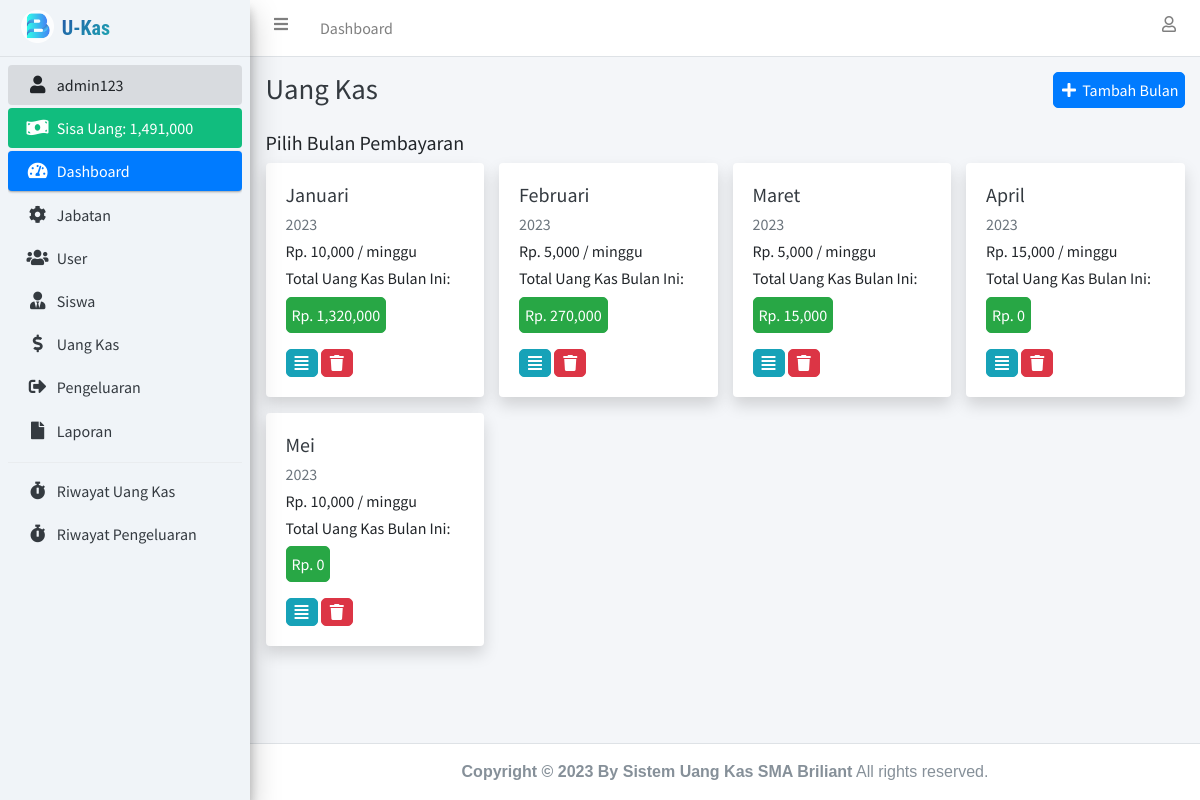
/uang_kas.php (signed in), run on the app's committed database.
### tables this page shows
CREATE TABLE `user` (
  `id_user` int(11) NOT NULL,
  `nama_lengkap` varchar(100) NOT NULL,
  `username` varchar(100) NOT NULL,
  `password` varchar(255) NOT NULL,
  `id_jabatan` int(11) NOT NULL,
  `jenis_kelamin` enum('laki-laki','perempuan') NOT NULL,
  `no_hp` varchar(15) NOT NULL,
  `asal` varchar(150) NOT NULL,
  `photo` longblob NOT NULL
);

CREATE TABLE `bulan_pembayaran` (
  `id_bulan_pembayaran` int(11) NOT NULL,
  `nama_bulan` enum('januari','februari','maret','april','mei','juni','juli','agustus','september','oktober','november','desember') NOT NULL,
  `tahun` int(4) NOT NULL,
  `pembayaran_perminggu` int(11) NOT NULL
);

### connection.php (called while the page is built, shortened)
<?php
	$host		= "localhost";
	$username	= "root";
	$password	= "";
	$database	= "uang_kas";
	$conn 		= mysqli_connect($host, $username, $password, $database);
if (isset($_SESSION['id_user'])) {
	function dataUser() {
		global $conn;
		$id_user = $_SESSION['id_user'];
		return mysqli_fetch_assoc(mysqli_query($conn, "SELECT * FROM user INNER JOIN jabatan ON user.id_jabatan = jabatan.id_jabatan WHERE id_user = '$id_user'"));
	}
}

### uang_kas.php (the view, shortened to what this page needs)
<?php
  require 'connection.php';
  $bulan_pembayaran = mysqli_query($conn, "SELECT * FROM bulan_pembayaran ORDER BY tahun ASC");
?>
<!DOCTYPE html>
<html>
<head>
  <?php include 'include/css.php'; ?>
  <link rel="stylesheet" href="assets/fonts/material-icon/css/material-design-iconic-font.min.css">
</head>
<body class="hold-transition sidebar-mini layout-fixed">
<div class="wrapper">
  <?php include 'include/navbar.php'; ?>
  <?php include 'include/sidebar.php'; ?>
  <div class="content-wrapper">
    <div class="content-header">
      <div class="container-fluid">
        <div class="row justify-content-center mb-2">
          <div class="col-sm">
            <h1 class="m-0 text-dark">Uang Kas</h1>
          </div>
          <div class="col-sm text-right">
            <?php if ($_SESSION['id_jabatan'] !== '3'): ?>
              <button class="btn btn-primary" data-toggle="modal" data-target="#tambahBulanPembayaranModal"><i class="fas fa-fw fa-plus"></i> Tambah Bulan</button>
            <?php endif ?>
          </div>
        </div>
      </div>
    </div>
    <section class="content">
      <div class="container-fluid">
        <div class="row justify-content-center">
          <div class="col-lg text-left">
            <h5>Pilih Bulan Pembayaran</h5>
          </div>
        </div>
        <div class="row">
          <?php foreach ($bulan_pembayaran as $dbp): ?>
            <?php
              $id_bulan_pembayaran = $dbp['id_bulan_pembayaran'];
              $total_uang_kas_bulan_ini = mysqli_fetch_assoc(mysqli_query($conn, "SELECT sum(minggu_ke_1 + minggu_ke_2 + minggu_ke_3 + minggu_ke_4) as total_uang_kas_bulan_ini FROM uang_kas WHERE id_bulan_pembayaran = '$id_bulan_pembayaran'"));
              $total_uang_kas_bulan_ini = $total_uang_kas_bulan_ini['total_uang_kas_bulan_ini'];
            ?>
            <div class="col-lg-3">
              <div class="card shadow">
                <div class="card-body">
                  <h5><a href="detail_bulan_pembayaran.php?id_bulan_pembayaran=<?= $dbp['id_bulan_pembayaran']; ?>" class="text-dark"><?= ucwords($dbp['nama_bulan']); ?></a></h5>
                  <h6 class="text-muted"><?= $dbp['tahun']; ?></h6>
                  <h6>Rp. <?= number_format($dbp['pembayaran_perminggu']); ?> / minggu</h6>
                  <h6>Total Uang Kas Bulan Ini: <span class="my-2 btn btn-success">Rp. <?= number_format($total_uang_kas_bulan_ini); ?></span></h6>
                  <a href="detail_bulan_pembayaran.php?id_bulan_pembayaran=<?= $dbp['id_bulan_pembayaran']; ?>" class="btn btn-info"><i class="fas fa-fw fa-align-justify"></i></a>
                  <?php if ($_SESSION['id_jabatan'] == '1'): ?>
                    <a href="hapus_bulan_pembayaran.php?id_bulan_pembayaran=<?= $dbp['id_bulan_pembayaran']; ?>" class="btn btn-danger btn-delete" data-nama="<?= ucwords($dbp['nama_bulan']); ?> | <?= $dbp['tahun']; ?>"><i class="fas fa-fw fa-trash"></i></a>
                  <?php endif ?>
                </div>
              </div>
            </div>
          <?php endforeach ?>
        </div>
      </div>
    </section>
  </div>
  <?php include 'include/footer.php';?>
</div>
</body>
</html>

### include/sidebar.php
<?php
  $dataUser = dataUser();
  $jml_pengeluaran = mysqli_fetch_assoc(mysqli_query($conn, "SELECT sum(jumlah_pengeluaran) as jml_pengeluaran FROM pengeluaran"));
  $jml_pengeluaran = $jml_pengeluaran['jml_pengeluaran'];
  $jml_uang_kas = mysqli_fetch_assoc(mysqli_query($conn, "SELECT sum(minggu_ke_1 + minggu_ke_2 + minggu_ke_3 + minggu_ke_4) as jml_uang_kas FROM uang_kas"));
  $jml_uang_kas = $jml_uang_kas['jml_uang_kas'];
?>
<aside class="main-sidebar sidebar-light-primary elevation-4" style="background-color: #f0f4f8;">
  <a href="index.php" class="brand-link">
    <img src="assets/img/img_properties/briliant.png" alt="AdminLTE Logo" class="brand-image" style="opacity: .8">
    <span class="brand-text " style="
  @import url('https://fonts.googleapis.com/css2?family=Open+Sans:wght@800Quicksand:wght@700&family=Roboto+Condensed:wght@800&display=swap');
  font-family: 'Roboto Condensed', sans-serif; font-weight:800; font-style: 25px; background: linear-gradient(-45deg, rgb(30, 166, 178) 0%, rgb(33, 88, 166) 100%);
    -webkit-background-clip: text;
    -webkit-text-fill-color: transparent;">U-Kas</span>
  </a>
  <div class="sidebar" >
    <nav class="mt-2">
      <ul class="nav nav-pills nav-sidebar flex-column" data-widget="treeview" role="menu" data-accordion="false">
        <li class="nav-item has-treeview menu-open">
          <a href="profile.php" class="nav-link"><i class="nav-icon fas fa-fw fa-user"></i> <p><?= $dataUser['username']; ?></p></a>
        </li>
        <li class="nav-item">
          <div class=" nav-link text-white" style="background-color: #11bd7e;">
            <i class="nav-icon fas fa-money-bill-wave"></i>
            <p>
              Sisa Uang: <?= number_format($jml_uang_kas - $jml_pengeluaran); ?>
            </p>
          </div>
        </li>
        <li class="nav-item has-treeview menu-open" >
          <a href="index.php" class="nav-link active" >
            <i class="nav-icon fas fa-tachometer-alt"></i>
            <p>
              Dashboard
            </p>
          </a>
        </li>
        <?php if ($dataUser['id_jabatan'] == '1'): ?>
          <li class="nav-item">
            <a href="jabatan.php" class="nav-link">
              <i class="nav-icon fas fa-cog"></i>
              <p>
                Jabatan
              </p>
            </a>
          </li>
          <li class="nav-item">
            <a href="user.php" class="nav-link">
              <i class="nav-icon fas fa-users"></i>
              <p>
                User
              </p>
            </a>
          </li>
        <?php endif ?>
        <li class="nav-item">
          <a href="siswa.php" class="nav-link">
            <i class="fas fa-user-tie nav-icon"></i>
            <p>Siswa</p>
          </a>
        </li>
        <li class="nav-item">
          <a href="uang_kas.php" class="nav-link">
            <i class="fas fa-dollar-sign nav-icon"></i>
            <p>Uang Kas</p>
          </a>
        </li>
        <li class="nav-item">
          <a href="pengeluaran.php" class="nav-link">
            <i class="fas fa-sign-out-alt nav-icon"></i>
            <p>Pengeluaran</p>
          </a>
        </li>
        <li class="nav-item">
          <a href="laporan.php" class="nav-link">
            <i class="fas fa-file nav-icon"></i>
            <p>Laporan</p>
          </a>
        </li>
        <div class="dropdown-divider"></div>
        <li class="nav-item">
          <a href="riwayat.php" class="nav-link">
            <i class="fas fa-stopwatch nav-icon"></i>
            <p>Riwayat Uang Kas</p>
          </a>
        </li>
        <li class="nav-item">
          <a href="riwayat_pengeluaran.php" class="nav-link">
            <i class="fas fa-stopwatch nav-icon"></i>
            <p>Riwayat Pengeluaran</p>
          </a>
        </li>
      </ul>
    </nav>
  </div>
</aside>

### uang_kas.php (style rules this page uses)
.btn { border-radius: 5px; padding: 5px; }

### data on the page
user: username "admin123"
bulan_pembayaran: nama_bulan "Januari", tahun "2023", pembayaran_perminggu "10,000", total_uang_kas_bulan_ini "1,320,000"
bulan_pembayaran: nama_bulan "Februari", tahun "2023", pembayaran_perminggu "5,000", total_uang_kas_bulan_ini "270,000"
bulan_pembayaran: nama_bulan "Maret", tahun "2023", pembayaran_perminggu "5,000", total_uang_kas_bulan_ini "15,000"
bulan_pembayaran: nama_bulan "April", tahun "2023", pembayaran_perminggu "15,000", total_uang_kas_bulan_ini "0"
bulan_pembayaran: nama_bulan "Mei", tahun "2023", pembayaran_perminggu "10,000", total_uang_kas_bulan_ini "0"

### other printed values
$jml_uang_kas - $jml_pengeluaran "1,491,000"
